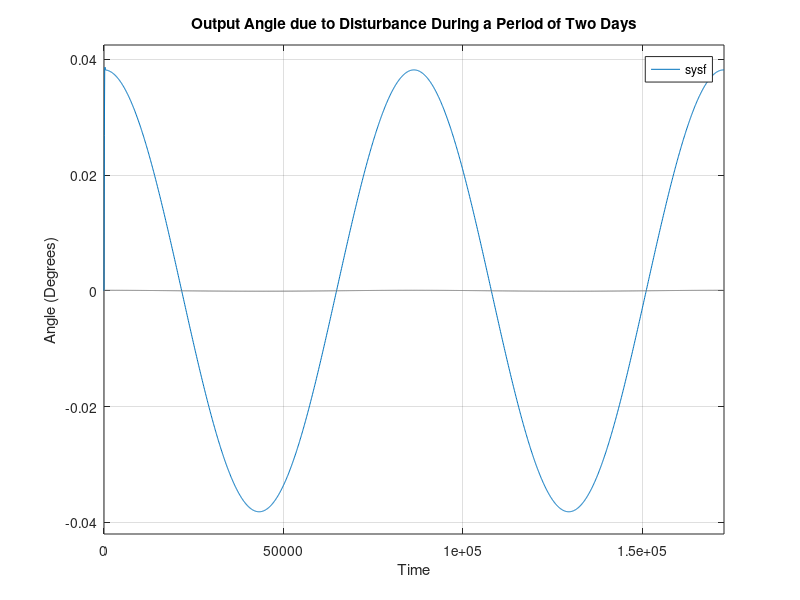

Reproduce this figure in MATLAB.
%controller2
%(3)Output in response due to Disturbance
%Theta/Td = G/(1+KG)

clear
clc

numk = [240 3];
denk = [80 20];
sysk = tf(numk, denk);

numg = [1];
demg = [400 0 0];
sysg = tf(numg, demg);


sysf = (180/pi)*feedback(sysg, sysk);

%bigger step size to prevent matlab hangs
t = 0:100:172800;
%conversion to deg
r = 10^-4*cosd((7.28*10^-5)*(180/pi)*t);
lsim(sysf,r,t);
xlabel('Time');
ylabel('Angle (Degrees)');
title('Output Angle due to Disturbance During a Period of Two Days');
